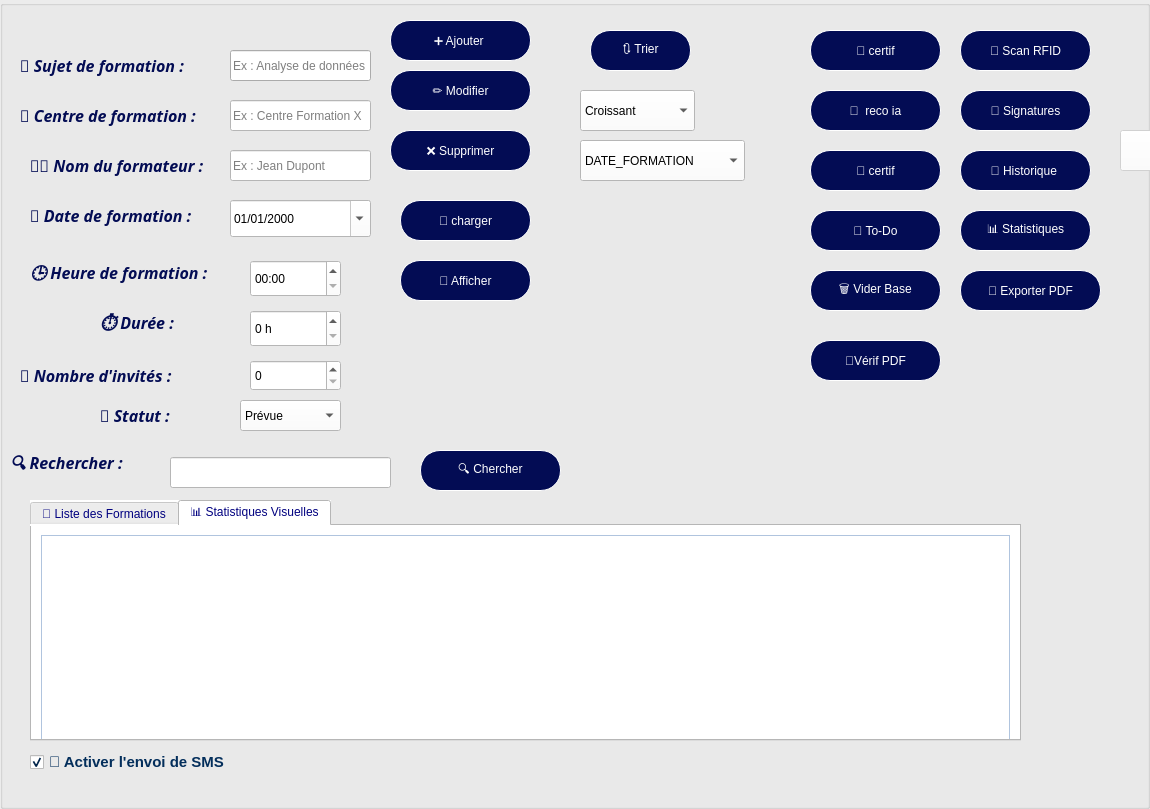
<?xml version="1.0" encoding="UTF-8"?>
<ui version="4.0">
 <class>formationwindow</class>
 <widget class="QWidget" name="formationwindow">
  <property name="geometry">
   <rect>
    <x>0</x>
    <y>0</y>
    <width>1150</width>
    <height>809</height>
   </rect>
  </property>
  <layout class="QHBoxLayout" name="horizontalLayout_2">
   <property name="spacing">
    <number>0</number>
   </property>
   <property name="leftMargin">
    <number>0</number>
   </property>
   <property name="topMargin">
    <number>0</number>
   </property>
   <property name="rightMargin">
    <number>0</number>
   </property>
   <property name="bottomMargin">
    <number>0</number>
   </property>
   <item>
    <widget class="QWidget" name="widget" native="true">
     <layout class="QVBoxLayout" name="verticalLayout_5">
      <property name="spacing">
       <number>0</number>
      </property>
      <property name="leftMargin">
       <number>0</number>
      </property>
      <property name="topMargin">
       <number>0</number>
      </property>
      <property name="rightMargin">
       <number>0</number>
      </property>
      <property name="bottomMargin">
       <number>0</number>
      </property>
      <item>
       <widget class="QGroupBox" name="formation">
        <property name="styleSheet">
         <string notr="true">QGroupBox{background-image: url(:/res/resources/background.png);}
</string>
        </property>
        <property name="title">
         <string/>
        </property>
        <widget class="QGroupBox" name="groupBox_6">
         <property name="enabled">
          <bool>true</bool>
         </property>
         <property name="geometry">
          <rect>
           <x>-30</x>
           <y>-20</y>
           <width>1721</width>
           <height>931</height>
          </rect>
         </property>
         <property name="title">
          <string/>
         </property>
         <widget class="QLabel" name="labellNbrelnvites">
          <property name="geometry">
           <rect>
            <x>40</x>
            <y>470</y>
            <width>141</width>
            <height>31</height>
           </rect>
          </property>
          <property name="font">
           <font>
            <family>Perpetua</family>
            <pointsize>12</pointsize>
            <italic>true</italic>
            <bold>true</bold>
            <underline>false</underline>
           </font>
          </property>
          <property name="styleSheet">
           <string notr="true">color:#030C54;
border:none;</string>
          </property>
          <property name="text">
           <string>🔍 Rechercher :</string>
          </property>
         </widget>
         <widget class="QPushButton" name="btnGenererPDF">
          <property name="geometry">
           <rect>
            <x>990</x>
            <y>290</y>
            <width>141</width>
            <height>41</height>
           </rect>
          </property>
          <property name="styleSheet">
           <string notr="true">border:1px solid white;
border-radius:20px;
background-color:#030C54;
color:white;
background-image: url(:/resources/background.png);</string>
          </property>
          <property name="text">
           <string>📄 Exporter PDF</string>
          </property>
         </widget>
         <widget class="QWidget" name="widget_5" native="true">
          <property name="geometry">
           <rect>
            <x>50</x>
            <y>10</y>
            <width>961</width>
            <height>451</height>
           </rect>
          </property>
          <widget class="QPushButton" name="btnAjouter">
           <property name="geometry">
            <rect>
             <x>370</x>
             <y>30</y>
             <width>141</width>
             <height>41</height>
            </rect>
           </property>
           <property name="styleSheet">
            <string notr="true">border:1px solid white;
border-radius:20px;
background-color:#030C54;
color:white;
background-image: url(:/resources/background.png);</string>
           </property>
           <property name="text">
            <string>➕ Ajouter </string>
           </property>
          </widget>
          <widget class="QLabel" name="labelStatut">
           <property name="geometry">
            <rect>
             <x>80</x>
             <y>410</y>
             <width>161</width>
             <height>31</height>
            </rect>
           </property>
           <property name="font">
            <font>
             <family>Perpetua</family>
             <pointsize>12</pointsize>
             <italic>true</italic>
             <bold>true</bold>
             <underline>false</underline>
            </font>
           </property>
           <property name="styleSheet">
            <string notr="true">color:#030C54;
border:none;</string>
           </property>
           <property name="text">
            <string>📌 Statut :</string>
           </property>
          </widget>
          <widget class="QLabel" name="labelHeure">
           <property name="geometry">
            <rect>
             <x>10</x>
             <y>270</y>
             <width>201</width>
             <height>31</height>
            </rect>
           </property>
           <property name="font">
            <font>
             <family>Perpetua</family>
             <pointsize>12</pointsize>
             <italic>true</italic>
             <bold>true</bold>
             <underline>false</underline>
            </font>
           </property>
           <property name="styleSheet">
            <string notr="true">color:#030C54;
border:none;</string>
           </property>
           <property name="text">
            <string>🕒 Heure de formation :</string>
           </property>
          </widget>
          <widget class="QLabel" name="labelDate">
           <property name="geometry">
            <rect>
             <x>10</x>
             <y>210</y>
             <width>191</width>
             <height>31</height>
            </rect>
           </property>
           <property name="font">
            <font>
             <family>Perpetua</family>
             <pointsize>12</pointsize>
             <italic>true</italic>
             <bold>true</bold>
             <underline>false</underline>
            </font>
           </property>
           <property name="styleSheet">
            <string notr="true">color:#030C54;
border:none;</string>
           </property>
           <property name="text">
            <string>📅 Date de formation :</string>
           </property>
          </widget>
          <widget class="QLabel" name="labelCentre">
           <property name="geometry">
            <rect>
             <x>0</x>
             <y>110</y>
             <width>211</width>
             <height>31</height>
            </rect>
           </property>
           <property name="font">
            <font>
             <family>Perpetua</family>
             <pointsize>12</pointsize>
             <italic>true</italic>
             <bold>true</bold>
             <underline>false</underline>
            </font>
           </property>
           <property name="styleSheet">
            <string notr="true">color:#030C54;
border:none;</string>
           </property>
           <property name="text">
            <string>🏫 Centre de formation :</string>
           </property>
          </widget>
          <widget class="QLabel" name="labelDuree">
           <property name="geometry">
            <rect>
             <x>80</x>
             <y>320</y>
             <width>151</width>
             <height>31</height>
            </rect>
           </property>
           <property name="font">
            <font>
             <family>Perpetua</family>
             <pointsize>12</pointsize>
             <italic>true</italic>
             <bold>true</bold>
             <underline>false</underline>
            </font>
           </property>
           <property name="styleSheet">
            <string notr="true">color:#030C54;
border:none;</string>
           </property>
           <property name="text">
            <string>⏱️ Durée :</string>
           </property>
          </widget>
          <widget class="QPushButton" name="btnModifier">
           <property name="geometry">
            <rect>
             <x>370</x>
             <y>80</y>
             <width>141</width>
             <height>41</height>
            </rect>
           </property>
           <property name="styleSheet">
            <string notr="true">border:1px solid white;
border-radius:20px;
background-color:#030C54;
color:white;
background-image: url(:/resources/background.png);</string>
           </property>
           <property name="text">
            <string>✏️ Modifier</string>
           </property>
          </widget>
          <widget class="QPushButton" name="btnSupprimer">
           <property name="geometry">
            <rect>
             <x>370</x>
             <y>140</y>
             <width>141</width>
             <height>41</height>
            </rect>
           </property>
           <property name="styleSheet">
            <string notr="true">border:1px solid white;
border-radius:20px;
background-color:#030C54;
color:white;
background-image: url(:/resources/background.png);</string>
           </property>
           <property name="text">
            <string>❌ Supprimer</string>
           </property>
          </widget>
          <widget class="QPushButton" name="btnTrier">
           <property name="geometry">
            <rect>
             <x>570</x>
             <y>40</y>
             <width>101</width>
             <height>41</height>
            </rect>
           </property>
           <property name="styleSheet">
            <string notr="true">border:1px solid white;
border-radius:20px;
background-color:#030C54;
color:white;
background-image: url(:/resources/background.png);</string>
           </property>
           <property name="text">
            <string>🔃 Trier</string>
           </property>
          </widget>
          <widget class="QLabel" name="labelSujet">
           <property name="geometry">
            <rect>
             <x>0</x>
             <y>60</y>
             <width>201</width>
             <height>31</height>
            </rect>
           </property>
           <property name="font">
            <font>
             <family>Perpetua</family>
             <pointsize>12</pointsize>
             <italic>true</italic>
             <bold>true</bold>
             <underline>false</underline>
            </font>
           </property>
           <property name="styleSheet">
            <string notr="true">color:#030C54;
border:none;</string>
           </property>
           <property name="text">
            <string>📝 Sujet de formation :</string>
           </property>
          </widget>
          <widget class="QComboBox" name="comboStatut">
           <property name="geometry">
            <rect>
             <x>220</x>
             <y>410</y>
             <width>101</width>
             <height>31</height>
            </rect>
           </property>
           <property name="styleSheet">
            <string notr="true">background-color: rgb(255, 255, 255);
color: rgb(0, 0, 0);</string>
           </property>
           <item>
            <property name="text">
             <string>Prévue</string>
            </property>
           </item>
           <item>
            <property name="text">
             <string>En cours</string>
            </property>
           </item>
           <item>
            <property name="text">
             <string>Terminée</string>
            </property>
           </item>
          </widget>
          <widget class="QComboBox" name="comboBoxTri">
           <property name="geometry">
            <rect>
             <x>560</x>
             <y>150</y>
             <width>165</width>
             <height>41</height>
            </rect>
           </property>
           <property name="styleSheet">
            <string notr="true">background-color: rgb(255, 255, 255);
color: rgb(0, 0, 0);</string>
           </property>
           <item>
            <property name="text">
             <string>DATE_FORMATION</string>
            </property>
           </item>
          </widget>
          <widget class="QComboBox" name="comboBoxOrdre">
           <property name="geometry">
            <rect>
             <x>560</x>
             <y>100</y>
             <width>115</width>
             <height>41</height>
            </rect>
           </property>
           <property name="styleSheet">
            <string notr="true">background-color: rgb(255, 255, 255);
color: rgb(0, 0, 0);</string>
           </property>
           <item>
            <property name="text">
             <string>Croissant</string>
            </property>
           </item>
           <item>
            <property name="text">
             <string>Décroissant</string>
            </property>
           </item>
          </widget>
          <widget class="QPushButton" name="btnCharger">
           <property name="geometry">
            <rect>
             <x>380</x>
             <y>210</y>
             <width>131</width>
             <height>41</height>
            </rect>
           </property>
           <property name="styleSheet">
            <string notr="true">border:1px solid white;
border-radius:20px;
background-color:#030C54;
color:white;
background-image: url(:/resources/background.png);</string>
           </property>
           <property name="text">
            <string>🔁 charger</string>
           </property>
          </widget>
          <widget class="QPushButton" name="btnAfficherTout">
           <property name="geometry">
            <rect>
             <x>380</x>
             <y>270</y>
             <width>131</width>
             <height>41</height>
            </rect>
           </property>
           <property name="styleSheet">
            <string notr="true">border:1px solid white;
border-radius:20px;
background-color:#030C54;
color:white;
background-image: url(:/resources/background.png);</string>
           </property>
           <property name="text">
            <string>📂 Afficher</string>
           </property>
          </widget>
          <widget class="QPushButton" name="btnVerifier">
           <property name="geometry">
            <rect>
             <x>790</x>
             <y>160</y>
             <width>131</width>
             <height>41</height>
            </rect>
           </property>
           <property name="styleSheet">
            <string notr="true">border:1px solid white;
border-radius:20px;
background-color:#030C54;
color:white;
background-image: url(:/resources/background.png);</string>
           </property>
           <property name="text">
            <string>🔁 certif</string>
           </property>
          </widget>
          <widget class="QPushButton" name="btnVerifier1">
           <property name="geometry">
            <rect>
             <x>790</x>
             <y>350</y>
             <width>131</width>
             <height>41</height>
            </rect>
           </property>
           <property name="styleSheet">
            <string notr="true">border:1px solid white;
border-radius:20px;
background-color:#030C54;
color:white;
background-image: url(:/resources/background.png);</string>
           </property>
           <property name="text">
            <string>🔎Vérif PDF</string>
           </property>
          </widget>
          <widget class="QPushButton" name="btnOuvrirChatbotIA">
           <property name="geometry">
            <rect>
             <x>790</x>
             <y>100</y>
             <width>131</width>
             <height>41</height>
            </rect>
           </property>
           <property name="styleSheet">
            <string notr="true">border:1px solid white;
border-radius:20px;
background-color:#030C54;
color:white;
background-image: url(:/resources/background.png);</string>
           </property>
           <property name="text">
            <string>🤖  reco ia</string>
           </property>
          </widget>
          <widget class="QDateEdit" name="dateEdit">
           <property name="geometry">
            <rect>
             <x>210</x>
             <y>210</y>
             <width>141</width>
             <height>37</height>
            </rect>
           </property>
           <property name="styleSheet">
            <string notr="true">background-color: rgb(255, 255, 255);
color: rgb(0, 0, 0);</string>
           </property>
           <property name="displayFormat">
            <string>dd/MM/yyyy</string>
           </property>
           <property name="calendarPopup">
            <bool>true</bool>
           </property>
          </widget>
          <widget class="QTimeEdit" name="timeEdit">
           <property name="geometry">
            <rect>
             <x>230</x>
             <y>270</y>
             <width>91</width>
             <height>37</height>
            </rect>
           </property>
           <property name="styleSheet">
            <string notr="true">background-color: rgb(255, 255, 255);
color: rgb(0, 0, 0);</string>
           </property>
           <property name="displayFormat">
            <string>HH:mm</string>
           </property>
          </widget>
          <widget class="QSpinBox" name="spinBoxDuree">
           <property name="geometry">
            <rect>
             <x>230</x>
             <y>320</y>
             <width>91</width>
             <height>37</height>
            </rect>
           </property>
           <property name="styleSheet">
            <string notr="true">background-color: rgb(255, 255, 255);
color: rgb(0, 0, 0);</string>
           </property>
           <property name="suffix">
            <string> h</string>
           </property>
           <property name="maximum">
            <number>24</number>
           </property>
          </widget>
          <widget class="QLineEdit" name="lineEditSujet">
           <property name="geometry">
            <rect>
             <x>210</x>
             <y>60</y>
             <width>141</width>
             <height>31</height>
            </rect>
           </property>
           <property name="styleSheet">
            <string notr="true">background-color: rgb(255, 255, 255);
color: rgb(0, 0, 0);
             QLineEdit {

        background-color: rgb(255, 255, 255);

               font-weight: bold;
             }
            </string>
           </property>
           <property name="placeholderText">
            <string>Ex : Analyse de données</string>
           </property>
          </widget>
          <widget class="QPushButton" name="btnViderBase">
           <property name="geometry">
            <rect>
             <x>790</x>
             <y>280</y>
             <width>131</width>
             <height>41</height>
            </rect>
           </property>
           <property name="styleSheet">
            <string notr="true">border:1px solid white;
border-radius:20px;
background-color:#030C54;
color:white;
background-image: url(:/resources/background.png);</string>
           </property>
           <property name="text">
            <string>🗑️ Vider Base</string>
           </property>
          </widget>
          <widget class="QLineEdit" name="lineEditCentre">
           <property name="geometry">
            <rect>
             <x>210</x>
             <y>110</y>
             <width>141</width>
             <height>31</height>
            </rect>
           </property>
           <property name="styleSheet">
            <string notr="true">background-color: rgb(255, 255, 255);
color: rgb(0, 0, 0);</string>
           </property>
           <property name="placeholderText">
            <string>Ex : Centre Formation X</string>
           </property>
          </widget>
          <widget class="QSpinBox" name="spinBoxNbreInvites">
           <property name="geometry">
            <rect>
             <x>230</x>
             <y>370</y>
             <width>91</width>
             <height>31</height>
            </rect>
           </property>
           <property name="styleSheet">
            <string notr="true">background-color: rgb(255, 255, 255);
color: rgb(0, 0, 0);</string>
           </property>
           <property name="minimum">
            <number>0</number>
           </property>
           <property name="maximum">
            <number>1000</number>
           </property>
           <property name="value">
            <number>0</number>
           </property>
          </widget>
          <widget class="QLineEdit" name="lineEditFormateur">
           <property name="geometry">
            <rect>
             <x>210</x>
             <y>160</y>
             <width>141</width>
             <height>31</height>
            </rect>
           </property>
           <property name="styleSheet">
            <string notr="true">background-color: rgb(255, 255, 255);
color: rgb(0, 0, 0);</string>
           </property>
           <property name="placeholderText">
            <string>Ex : Jean Dupont</string>
           </property>
          </widget>
          <widget class="QPushButton" name="btnTodo">
           <property name="geometry">
            <rect>
             <x>790</x>
             <y>220</y>
             <width>131</width>
             <height>41</height>
            </rect>
           </property>
           <property name="styleSheet">
            <string notr="true">border:1px solid white;
border-radius:20px;
background-color:#030C54;
color:white;
background-image: url(:/resources/background.png);</string>
           </property>
           <property name="text">
            <string>📝 To-Do</string>
           </property>
          </widget>
          <widget class="QLabel" name="labellNbrelnvites_2">
           <property name="geometry">
            <rect>
             <x>0</x>
             <y>370</y>
             <width>181</width>
             <height>31</height>
            </rect>
           </property>
           <property name="font">
            <font>
             <family>Perpetua</family>
             <pointsize>12</pointsize>
             <italic>true</italic>
             <bold>true</bold>
             <underline>false</underline>
            </font>
           </property>
           <property name="styleSheet">
            <string notr="true">color:#030C54;
border:none;</string>
           </property>
           <property name="text">
            <string>👥 Nombre d'invités :</string>
           </property>
          </widget>
          <widget class="QLabel" name="labelFormateur">
           <property name="geometry">
            <rect>
             <x>10</x>
             <y>160</y>
             <width>211</width>
             <height>31</height>
            </rect>
           </property>
           <property name="font">
            <font>
             <family>Perpetua</family>
             <pointsize>12</pointsize>
             <italic>true</italic>
             <bold>true</bold>
             <underline>false</underline>
            </font>
           </property>
           <property name="styleSheet">
            <string notr="true">color:#030C54;
border:none;</string>
           </property>
           <property name="text">
            <string>👨‍🏫 Nom du formateur :</string>
           </property>
          </widget>
          <widget class="QPushButton" name="btnCertificat">
           <property name="geometry">
            <rect>
             <x>790</x>
             <y>40</y>
             <width>131</width>
             <height>41</height>
            </rect>
           </property>
           <property name="styleSheet">
            <string notr="true">border:1px solid white;
border-radius:20px;
background-color:#030C54;
color:white;
background-image: url(:/resources/background.png);</string>
           </property>
           <property name="text">
            <string>🔁 certif</string>
           </property>
          </widget>
         </widget>
         <widget class="QCheckBox" name="checkBoxSMS">
          <property name="geometry">
           <rect>
            <x>60</x>
            <y>770</y>
            <width>2072</width>
            <height>24</height>
           </rect>
          </property>
          <property name="styleSheet">
           <string notr="true">font-weight: bold; font-size: 11pt; color: #032E5B;</string>
          </property>
          <property name="text">
           <string>📩 Activer l'envoi de SMS</string>
          </property>
          <property name="checked">
           <bool>true</bool>
          </property>
         </widget>
         <widget class="QPushButton" name="btnstat">
          <property name="geometry">
           <rect>
            <x>990</x>
            <y>230</y>
            <width>131</width>
            <height>41</height>
           </rect>
          </property>
          <property name="styleSheet">
           <string notr="true">border:1px solid white;
border-radius:20px;
background-color:#030C54;
color:white;
background-image: url(:/resources/background.png);</string>
          </property>
          <property name="text">
           <string>📊 Statistiques</string>
          </property>
         </widget>
         <widget class="QLineEdit" name="chercher">
          <property name="geometry">
           <rect>
            <x>200</x>
            <y>477</y>
            <width>221</width>
            <height>31</height>
           </rect>
          </property>
          <property name="styleSheet">
           <string notr="true">background-color: rgb(255, 255, 255);
color: rgb(0, 0, 0);</string>
          </property>
         </widget>
         <widget class="QTabWidget" name="tabAffichage">
          <property name="geometry">
           <rect>
            <x>60</x>
            <y>520</y>
            <width>991</width>
            <height>241</height>
           </rect>
          </property>
          <property name="styleSheet">
           <string notr="true">background-color: rgb(255, 255, 255);
color: rgb(0, 0, 127);</string>
          </property>
          <property name="currentIndex">
           <number>1</number>
          </property>
          <widget class="QWidget" name="tabAff">
           <attribute name="title">
            <string>📄 Liste des Formations</string>
           </attribute>
           <layout class="QVBoxLayout" name="_2">
            <item>
             <widget class="QTableView" name="tableView">
              <property name="styleSheet">
               <string notr="true">
               QTableView {
                 border: 1px solid #CCCCCC;
                 background-color: #ffffff;
               }
              </string>
              </property>
              <property name="alternatingRowColors">
               <bool>true</bool>
              </property>
              <property name="selectionBehavior">
               <enum>QAbstractItemView::SelectionBehavior::SelectRows</enum>
              </property>
             </widget>
            </item>
           </layout>
          </widget>
          <widget class="QWidget" name="tabStats">
           <attribute name="title">
            <string>📊 Statistiques Visuelles</string>
           </attribute>
           <layout class="QVBoxLayout" name="verticalLayoutStats_2">
            <item>
             <widget class="QGraphicsView" name="graphicsViewStats">
              <property name="minimumSize">
               <size>
                <width>600</width>
                <height>400</height>
               </size>
              </property>
              <property name="styleSheet">
               <string notr="true">
               QGraphicsView {

        background-color: rgb(255, 255, 255);
        color: rgb(0, 0, 0);
                 border: 1px solid #B0C4DE;
               }
              </string>
              </property>
             </widget>
            </item>
           </layout>
          </widget>
         </widget>
         <widget class="QPushButton" name="btnRechercher">
          <property name="geometry">
           <rect>
            <x>450</x>
            <y>470</y>
            <width>141</width>
            <height>41</height>
           </rect>
          </property>
          <property name="styleSheet">
           <string notr="true">border:1px solid white;
border-radius:20px;
background-color:#030C54;
color:white;
background-image: url(:/resources/background.png);</string>
          </property>
          <property name="text">
           <string>🔍 Chercher</string>
          </property>
         </widget>
         <widget class="QLabel" name="labelCompeur">
          <property name="geometry">
           <rect>
            <x>800</x>
            <y>820</y>
            <width>471</width>
            <height>41</height>
           </rect>
          </property>
          <property name="styleSheet">
           <string notr="true">font-weight: bold; font-size: 12pt; color: #032E5B;</string>
          </property>
          <property name="text">
           <string>Nombre de formations : 0</string>
          </property>
          <property name="alignment">
           <set>Qt::AlignmentFlag::AlignRight|Qt::AlignmentFlag::AlignTrailing|Qt::AlignmentFlag::AlignVCenter</set>
          </property>
         </widget>
         <widget class="QComboBox" name="comboBoxValeur">
          <property name="enabled">
           <bool>false</bool>
          </property>
          <property name="geometry">
           <rect>
            <x>1150</x>
            <y>150</y>
            <width>85</width>
            <height>41</height>
           </rect>
          </property>
          <property name="styleSheet">
           <string notr="true">background-color: rgb(255, 255, 255);
color: rgb(0, 0, 0);</string>
          </property>
         </widget>
         <widget class="QPushButton" name="btnScanRFID">
          <property name="geometry">
           <rect>
            <x>990</x>
            <y>50</y>
            <width>131</width>
            <height>41</height>
           </rect>
          </property>
          <property name="styleSheet">
           <string notr="true">border:1px solid white;
border-radius:20px;
background-color:#030C54;
color:white;
background-image: url(:/resources/background.png);</string>
          </property>
          <property name="text">
           <string>📡 Scan RFID</string>
          </property>
         </widget>
         <widget class="QPushButton" name="btnOngletSignatures">
          <property name="geometry">
           <rect>
            <x>990</x>
            <y>110</y>
            <width>131</width>
            <height>41</height>
           </rect>
          </property>
          <property name="styleSheet">
           <string notr="true">border:1px solid white;
border-radius:20px;
background-color:#030C54;
color:white;
background-image: url(:/resources/background.png);</string>
          </property>
          <property name="text">
           <string>🧾 Signatures</string>
          </property>
         </widget>
         <widget class="QPushButton" name="btnHistoriqueBadges">
          <property name="geometry">
           <rect>
            <x>990</x>
            <y>170</y>
            <width>131</width>
            <height>41</height>
           </rect>
          </property>
          <property name="styleSheet">
           <string notr="true">border:1px solid white;
border-radius:20px;
background-color:#030C54;
color:white;
background-image: url(:/resources/background.png);</string>
          </property>
          <property name="text">
           <string>📖 Historique </string>
          </property>
         </widget>
        </widget>
       </widget>
      </item>
     </layout>
    </widget>
   </item>
  </layout>
 </widget>
 <resources/>
 <connections/>
</ui>
